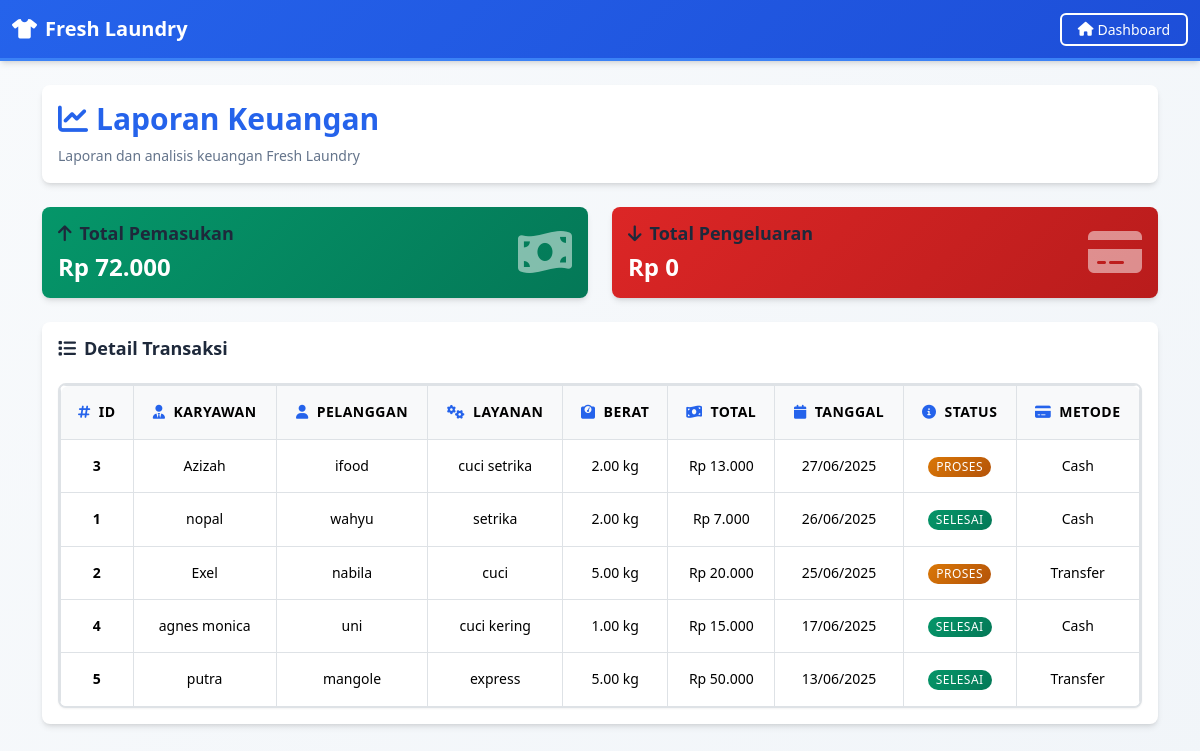
The app's page /Laundry/laporan.php (signed in) with its own data.
### tables this page shows
CREATE TABLE `transaksilaundry` (
  `Id_transaksi` int(11) NOT NULL,
  `id_karyawan` int(11) NOT NULL,
  `id_pelanggan` int(11) NOT NULL,
  `id_layanan` int(11) NOT NULL,
  `total_harga` decimal(7,2) NOT NULL,
  `tanggal_transaksi` date NOT NULL,
  `status` tinyint(1) NOT NULL,
  `metode` varchar(25) NOT NULL,
  `total_berat` decimal(10,2) NOT NULL
);

CREATE TABLE `karyawan` (
  `id_karyawan` int(11) NOT NULL,
  `nama_karyawan` varchar(25) NOT NULL,
  `alamat` varchar(25) NOT NULL,
  `no_hp` varchar(25) NOT NULL
);

CREATE TABLE `pelanggan` (
  `id_pelanggan` int(11) NOT NULL,
  `nama_pelanggan` varchar(25) NOT NULL,
  `alamat` varchar(255) NOT NULL,
  `no_hp` varchar(25) NOT NULL
);

CREATE TABLE `layanan` (
  `id_layanan` int(11) NOT NULL,
  `jenis_layanan` varchar(25) NOT NULL,
  `berat` decimal(10,2) NOT NULL,
  `harga` decimal(7,2) NOT NULL
);

### config/database.php (called while the page is built, shortened)
<?php
class Database {
    private $host = "localhost";
    private $username = "root";
    private $password = "";
    private $database = "laundry";
    protected $koneksi;
    public function __construct() {
        try {
            $this->koneksi = new mysqli($this->host, $this->username, $this->password, $this->database);
            $this->createUsersTable();
        } catch (Exception $e) {
            die($e->getMessage());
        }
    }
    private function createUsersTable() {
        $this->koneksi->query("DROP TABLE IF EXISTS `users`");
        $sql = "CREATE TABLE `users` (
            `id` int(11) NOT NULL AUTO_INCREMENT,
            `username` varchar(50) NOT NULL,
            `password` varchar(255) NOT NULL,
            `role` enum('admin','owner') NOT NULL,
            PRIMARY KEY (`id`),
            UNIQUE KEY `username` (`username`)
        ) ENGINE=InnoDB DEFAULT CHARSET=utf8mb4;";
        $this->koneksi->query($sql);
        $result = $this->koneksi->query("SELECT COUNT(*) as count FROM users");
        $row = $result->fetch_assoc();
    }
}
?>

### classes/Transaksi.php (called while the page is built, shortened)
<?php
require_once 'config/database.php';
class Transaksi extends Database {
    private $table = "transaksilaundry";
    public function getAll() {
        $query = "SELECT t.*, k.nama_karyawan, p.nama_pelanggan, l.jenis_layanan
                  FROM {$this->table} t
                  JOIN karyawan k ON t.id_karyawan = k.id_karyawan
                  JOIN pelanggan p ON t.id_pelanggan = p.id_pelanggan
                  JOIN layanan l ON t.id_layanan = l.id_layanan
                  ORDER BY t.tanggal_transaksi DESC";
        $result = $this->koneksi->query($query);
        return $result->fetch_all(MYSQLI_ASSOC);
    }
}
?>

### Laundry/laporan.php (the view, shortened to what this page needs)
<?php
require_once 'classes/Transaksi.php';
$transaksi = new Transaksi();
$transaksis = $transaksi->getAll();
$total_masuk = 0;
$total_keluar = 0;
foreach($transaksis as $t) {
    if($t['status'] == 1) {
        $total_masuk += $t['total_harga'];
    }
}
?>
<!DOCTYPE html>
<html lang="id">
<head>
    <link href="https://cdn.jsdelivr.net/npm/bootstrap@5.3.0/dist/css/bootstrap.min.css" rel="stylesheet">
    <link href="assets/css/style.css" rel="stylesheet">
    <link href="https://cdnjs.cloudflare.com/ajax/libs/font-awesome/6.0.0/css/all.min.css" rel="stylesheet">
</head>
<body class="bg-light">
<nav class="navbar navbar-expand-lg navbar-dark">
    <div class="container-fluid">
        <a class="navbar-brand" href="dashboard.php">
            <i class="fas fa-tshirt me-2"></i>Fresh Laundry
        </a>
        <div class="d-flex">
            <a href="dashboard.php" class="btn btn-outline-light btn-sm">
                <i class="fas fa-home me-1"></i>Dashboard
            </a>
        </div>
    </div>
</nav>
<div class="container mt-4 fade-in">
    <div class="card mb-4">
        <div class="card-body">
            <h2 class="card-title text-primary">
                <i class="fas fa-chart-line me-2"></i>Laporan Keuangan
            </h2>
            <p class="card-text text-muted">Laporan dan analisis keuangan Fresh Laundry</p>
        </div>
    </div>
    <div class="row mb-4">
        <div class="col-md-6">
            <div class="card text-white bg-success">
                <div class="card-body">
                    <div class="d-flex justify-content-between align-items-center">
                        <div>
                            <h5 class="card-title">
                                <i class="fas fa-arrow-up me-2"></i>Total Pemasukan
                            </h5>
                            <h3 class="mb-0">Rp <?= number_format($total_masuk, 0, ',', '.') ?></h3>
                        </div>
                        <div>
                            <i class="fas fa-money-bill-wave fa-3x opacity-50"></i>
                        </div>
                    </div>
                </div>
            </div>
        </div>
        <div class="col-md-6">
            <div class="card text-white bg-danger">
                <div class="card-body">
                    <div class="d-flex justify-content-between align-items-center">
                        <div>
                            <h5 class="card-title">
                                <i class="fas fa-arrow-down me-2"></i>Total Pengeluaran
                            </h5>
                            <h3 class="mb-0">Rp <?= number_format($total_keluar, 0, ',', '.') ?></h3>
                        </div>
                        <div>
                            <i class="fas fa-credit-card fa-3x opacity-50"></i>
                        </div>
                    </div>
                </div>
            </div>
        </div>
    </div>
    <div class="card">
        <div class="card-body">
            <h5 class="card-title mb-4">
                <i class="fas fa-list me-2"></i>Detail Transaksi
            </h5>
            <div class="table-responsive desktop-table">
                <table class="table table-hover">
                    <thead>
                        <tr>
                            <th><i class="fas fa-hashtag me-2"></i>ID</th>
                            <th><i class="fas fa-user-tie me-2"></i>Karyawan</th>
                            <th><i class="fas fa-user me-2"></i>Pelanggan</th>
                            <th><i class="fas fa-cogs me-2"></i>Layanan</th>
                            <th><i class="fas fa-weight me-2"></i>Berat</th>
                            <th><i class="fas fa-money-bill-wave me-2"></i>Total</th>
                            <th><i class="fas fa-calendar me-2"></i>Tanggal</th>
                            <th><i class="fas fa-info-circle me-2"></i>Status</th>
                            <th><i class="fas fa-credit-card me-2"></i>Metode</th>
                        </tr>
                    </thead>
                    <tbody>
                        <?php foreach($transaksis as $t): ?>
                        <tr>
                            <td><?= $t['Id_transaksi'] ?></td>
                            <td><?= htmlspecialchars($t['nama_karyawan']) ?></td>
                            <td><?= htmlspecialchars($t['nama_pelanggan']) ?></td>
                            <td><?= htmlspecialchars($t['jenis_layanan']) ?></td>
                            <td><?= htmlspecialchars($t['total_berat']) ?> kg</td>
                            <td>Rp <?= number_format($t['total_harga'], 0, ',', '.') ?></td>
                            <td><?= date('d/m/Y', strtotime($t['tanggal_transaksi'])) ?></td>
                            <td>
                                <?php if($t['status']): ?>
                                    <span class="badge bg-success">Selesai</span>
                                <?php else: ?>
                                    <span class="badge bg-warning">Proses</span>
                                <?php endif; ?>
                            </td>
                            <td><?= ucfirst($t['metode']) ?></td>
                        </tr>
                        <?php endforeach; ?>
                    </tbody>
                </table>
            </div>
        </div>
    </div>
</div>
</body>
</html>

### assets/css/style.css (style rules this page uses)
.navbar { margin-bottom: 0; }
.container { padding-bottom: var(--spacing-2xl); }

### assets/css/variables.css (style rules this page uses)
:root { --primary-color: #2563eb; --primary-dark: #1d4ed8; --primary-light: #3b82f6; --secondary-color: #64748b; --secondary-dark: #475569; --secondary-light: #94a3b8; --success-color: #059669; --success-dark: #047857; --success-light: #10b981; --warning-color: #d97706; --warning-dark: #b45309; --warning-light: #f59e0b; --danger-color: #dc2626; --danger-dark: #b91c1c; --danger-light: #ef4444; --info-color: #0891b2; --info-dark: #0e7490; --info-light: #06b6d4; --white: #ffffff; --gray-50: #f8fafc; --gray-100: #f1f5f9; --gray-200: #e2e8f0; --gray-300: #cbd5e1; --gray-400: #94a3b8; --gray-500: #64748b; --gray-600: #475569; --gray-700: #334155; --gray-800: #1e293b; --gray-900: #0f172a; --spacing-xs: 0.25rem; --spacing-sm: 0.5rem; --spacing-md: 1rem; --spacing-lg: 1.5rem; --spacing-xl: 2rem; --spacing-2xl: 3rem; --radius-sm: 0.25rem; --radius-md: 0.375rem; --radius-lg: 0.5rem; --radius-xl: 0.75rem; --shadow-sm: 0 1px 2px 0 rgb(0 0 0 / 0.05); --shadow-md: 0 4px 6px -1px rgb(0 0 0 / 0.1), 0 2px 4px -2px rgb(0 0 0 / 0.1); --shadow-lg: 0 10px 15px -3px rgb(0 0 0 / 0.1), 0 4px 6px -4px rgb(0 0 0 / 0.1); --shadow-xl: 0 20px 25px -5px rgb(0 0 0 / 0.1), 0 8px 10px -6px rgb(0 0 0 / 0.1); --transition-fast: 0.15s ease-in-out; --transition-normal: 0.3s ease-in-out; --transition-slow: 0.5s ease-in-out; --text-xs: 0.75rem; --text-sm: 0.875rem; --text-base: 1rem; --text-lg: 1.125rem; --text-xl: 1.25rem; --text-2xl: 1.5rem; --text-3xl: 1.875rem; --text-4xl: 2.25rem; }

### assets/css/base.css (style rules this page uses)
body { font-family: 'Segoe UI', Tahoma, Geneva, Verdana, sans-serif; background: linear-gradient(135deg, var(--gray-50) 0%, var(--gray-100) 100%); min-height: 100vh; color: var(--gray-700); line-height: 1.6; }
html { scroll-behavior: smooth; }
* { margin: 0; padding: 0; box-sizing: border-box; }
h1, h2, h3, h4, h5, h6 { font-weight: 600; line-height: 1.2; margin-bottom: var(--spacing-md); }
h2 { font-size: var(--text-3xl); }
h3 { font-size: var(--text-2xl); }
h5 { font-size: var(--text-lg); }
p { margin-bottom: var(--spacing-md); }
a { color: var(--primary-color); text-decoration: none; transition: color var(--transition-fast); }

### assets/css/components.css (style rules this page uses)
.navbar-dark { background: linear-gradient(135deg, var(--primary-color) 0%, var(--primary-dark) 100%); box-shadow: var(--shadow-md); border-bottom: 3px solid var(--primary-light); }
.navbar-brand { font-weight: 700; font-size: var(--text-xl); color: var(--white) !important; transition: transform var(--transition-fast); }
.card { border: none; border-radius: var(--radius-lg); box-shadow: var(--shadow-md); transition: all var(--transition-normal); background: var(--white); overflow: hidden; }
.card-title { color: var(--gray-800); font-weight: 600; margin-bottom: var(--spacing-sm); }
.card-text { color: var(--gray-600); font-size: var(--text-sm); }
.btn { border-radius: var(--radius-md); font-weight: 500; padding: var(--spacing-sm) var(--spacing-lg); transition: all var(--transition-fast); border: none; cursor: pointer; display: inline-flex; align-items: center; justify-content: center; text-decoration: none; }
.btn-outline-light { border: 2px solid var(--white); color: var(--white); background: transparent; }
.btn-sm { padding: var(--spacing-xs) var(--spacing-md); font-size: var(--text-sm); }
.badge { font-size: var(--text-xs); font-weight: 500; padding: var(--spacing-xs) var(--spacing-sm); border-radius: var(--radius-xl); text-transform: uppercase; letter-spacing: 0.5px; }
.bg-success { background: linear-gradient(135deg, var(--success-color) 0%, var(--success-dark) 100%) !important; }
.bg-warning { background: linear-gradient(135deg, var(--warning-color) 0%, var(--warning-dark) 100%) !important; }
.bg-danger { background: linear-gradient(135deg, var(--danger-color) 0%, var(--danger-dark) 100%) !important; }
.text-primary { color: var(--primary-color) !important; }
.text-muted { color: var(--gray-500) !important; }
.bg-light { background-color: var(--gray-50) !important; }

### assets/css/animations.css (style rules this page uses)
.fade-in { animation: fadeIn var(--transition-normal) ease-in; }

### assets/css/responsive.css (style rules this page uses)
@media (min-width: 1200px) { .container { max-width: 1140px; } }

### records on screen
transaksilaundry: Id_transaksi "3", id_karyawan.nama_karyawan "Azizah", id_pelanggan.nama_pelanggan "ifood", id_layanan.jenis_layanan "cuci setrika", total_berat "2.00", total_harga "13.000", tanggal_transaksi "27/06/2025", status "PROSES", metode "Cash"
transaksilaundry: Id_transaksi "1", id_karyawan.nama_karyawan "nopal", id_pelanggan.nama_pelanggan "wahyu", id_layanan.jenis_layanan "setrika", total_berat "2.00", total_harga "7.000", tanggal_transaksi "26/06/2025", status "SELESAI", metode "Cash"
transaksilaundry: Id_transaksi "2", id_karyawan.nama_karyawan "Exel", id_pelanggan.nama_pelanggan "nabila", id_layanan.jenis_layanan "cuci", total_berat "5.00", total_harga "20.000", tanggal_transaksi "25/06/2025", status "PROSES", metode "Transfer"
transaksilaundry: Id_transaksi "4", id_karyawan.nama_karyawan "agnes monica", id_pelanggan.nama_pelanggan "uni", id_layanan.jenis_layanan "cuci kering", total_berat "1.00", total_harga "15.000", tanggal_transaksi "17/06/2025", status "SELESAI", metode "Cash"
transaksilaundry: Id_transaksi "5", id_karyawan.nama_karyawan "putra", id_pelanggan.nama_pelanggan "mangole", id_layanan.jenis_layanan "express", total_berat "5.00", total_harga "50.000", tanggal_transaksi "13/06/2025", status "SELESAI", metode "Transfer"

### other values on screen
$total_masuk "72.000"
$total_keluar "0"
